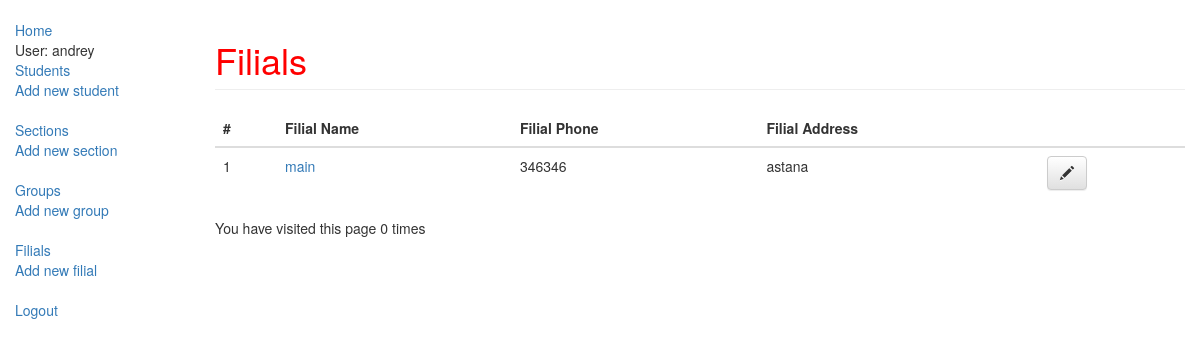
The page /index/filial/ (signed in) on the database its author committed.
### observer/models.py (models this page shows, shortened)
class Filial(models.Model):
    name = models.CharField(max_length=20, help_text="Enter a filial name")
    phone = models.CharField(max_length=20, help_text="Enter Phone of Filial")
    address = models.CharField(max_length=20, help_text="Enter Address of Filial")
    owner = models.ForeignKey(User, on_delete=models.SET_NULL, null=True, blank=True)
    class Meta:
        ordering = ["name"]

### observer/views.py (the view)
# urls.py: path('filial/', views.filial_list, name="filial_list"),
@login_required()
def filial_list(request):
    filials = Filial.objects.filter(owner=request.user)
    num_visits = request.session.get('num_visits',0)
    request.session['num_visits'] = num_visits + 1
    return render(
        request,
        'observer/filial_list.html',
        {'filials': filials, 'num_visits': num_visits}
    )

### observer/templates/observer/filial_list.html (shortened to what this page needs)
{% extends "observer/base_generic.html" %}
{% block content %}
<h1 class="page-header">
    Filials
</h1>
<table class="table" id="student-table">
    <thead>
        <tr>
            <th>#</th>
            <th>Filial Name</th>
            <th>Filial Phone</th>
            <th>Filial Address</th>
            <th></th>
        </tr>
    </thead>
    <tbody>
        {% for filial in filials %}
        <tr>
            <td>{{filial.id}}</td>
            <td><a href="{% url 'filial_detail' pk=filial.pk %}">{{filial.name}}</a></td>
            <td>{{filial.phone}}</td>
            <td>{{filial.address}}</td>
            <td><a class="btn btn-default" href="{% url 'edit_filial' pk=filial.pk %}"><span class="glyphicon glyphicon-pencil"></span></a></td>
        </tr>
        {% empty %}
        <tr>
            <td colspan="7" class="text-center bg-warning">No filial</td>
        </tr>
        {% endfor %}
    </tbody>
</table>
<p>You have visited this page {{num_visits}} times</p>
{% endblock %}

### observer/templates/observer/base_generic.html (shortened to what this page needs)
<!DOCTYPE html>
{% load static %}
<html lang="en">
<head>
    <link rel="stylesheet" href="//maxcdn.bootstrapcdn.com/bootstrap/3.2.0/css/bootstrap.min.css">
    <link rel="stylesheet" href="//maxcdn.bootstrapcdn.com/bootstrap/3.2.0/css/bootstrap-theme.min.css">
    <link rel="stylesheet" href="{% static 'css/style.css' %}">
</head>
<body>
    <div class="container-fluid">
        <div class="row">
            <div class="col-sm-2">
                {% block sidebar %}
                <ul class="sidebar-nav">
                    <li><a href="{% url 'index' %}">Home</a></li>
                    {% if user.is_authenticated %}
                        <li>User: {{user.get_username}}</li>
                        <li><a href="{% url 'students_list' %}">Students</a></li>
                        <li><a href="{% url 'add_student' %}">Add new student</a></li>
                        <li><br></li>
                        <li><a href="{% url 'sections_list' %}">Sections</a></li>
                        <li><a href="{% url 'add_section' %}">Add new section</a></li>
                        <li><br></li>
                        <li><a href="{% url 'group_list' %}">Groups</a></li>
                        <li><a href="{% url 'add_group' %}">Add new group</a></li>
                        <li><br></li>
                        <li><a href="{% url 'filial_list' %}">Filials</a></li>
                        <li><a href="{% url 'add_filial' %}">Add new filial</a></li>
                        <li><br></li>
                        <li><a href="{% url 'logout' %}">Logout</a></li>
                    {% else %}
                        <li><a href="{% url 'login' %}">Login</a></li>
                    {% endif %}
                </ul>
                {% endblock %}
            </div>
            <div class="col-sm-10">
                {% block content %} {% endblock %}
            </div>
        </div>
    </div>
</body>
</html>

### observer/static/css/style.css (style rules this page uses)
.sidebar-nav { margin-top: 20px; padding: 0; list-style: none; }
h1 { color: red; }

### rows shown on the page
Filial: id "1", name "main", phone "346346", address "astana"

### other values the page prints
{{ user.get_username }} "andrey"
{{ num_visits }} "0"
